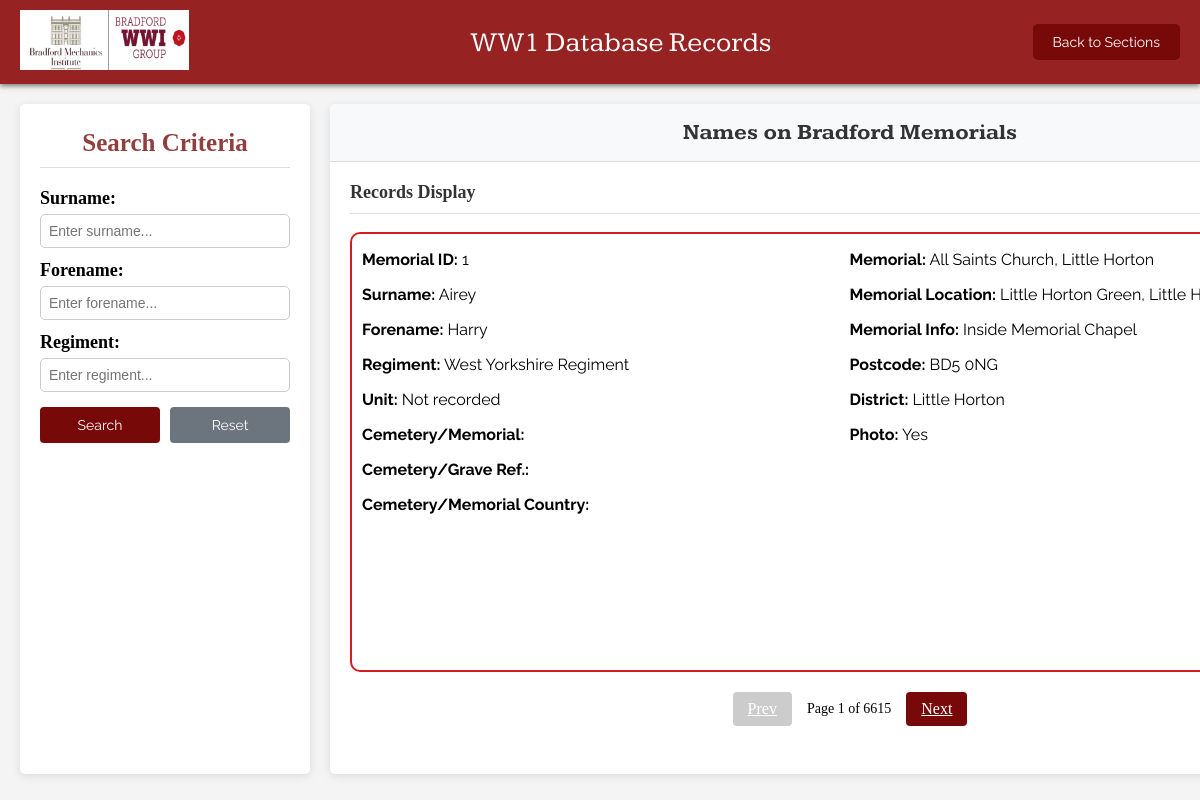
Page /php_html/memorial.php (signed in) on the committed database.
### tables this page shows
CREATE TABLE `memorials` (
  `MemorialID` int(11) NOT NULL,
  `Surname` varchar(35) NOT NULL,
  `Forename` varchar(35) NOT NULL,
  `Regiment` varchar(255) NOT NULL,
  `Unit` varchar(255) NOT NULL,
  `Cemetery/Memorial` varchar(255) NOT NULL,
  `Cemetery/Grave Ref.` varchar(255) NOT NULL,
  `Cemetery / Memorial Country` varchar(255) NOT NULL,
  `Memorial` varchar(255) NOT NULL,
  `Memorial Location` varchar(255) NOT NULL,
  `Memorial Info` varchar(255) NOT NULL,
  `Memorial Postcode` varchar(255) NOT NULL,
  `District` varchar(255) NOT NULL,
  `Photo available` varchar(10) NOT NULL
);

### php_html/memorial.php (the view, shortened to what this page needs)
<?php
require 'db_connect.php';
$surname = $_GET['surname'] ?? '';
$forename = $_GET['forename'] ?? '';
$regiment = $_GET['regiment'] ?? '';
$page = $_GET['page'] ?? 1;
$offset = ($page - 1);
$query = "SELECT * FROM memorials WHERE 1=1";
$params = [];
$query .= " LIMIT 1 OFFSET ?";
$params[] = $offset;
$stmt = $mysqli->prepare($query);
$stmt->bind_param(str_repeat('s', count($params)), ...$params);
$stmt->execute();
$results = $stmt->get_result()->fetch_all(MYSQLI_ASSOC);
$total_query = "SELECT COUNT(*) AS total FROM memorials WHERE 1=1";
$total_stmt = $mysqli->prepare($total_query);
$total_stmt->execute();
$total_pages = $total_stmt->get_result()->fetch_row()[0];
?>
<!DOCTYPE html>
<html lang="en">
<head>
    <link rel="stylesheet" href="../css/database.css">
</head>
<body>
    <div class="navbar">
        <div class="logo">
            <img src="../rsc/GroupLogo.png" alt="WW1 Group">
        </div>
        <div class="title">
            WW1 Database Records
        </div>
        <div class="navbuttons">
            <button type="button" onclick="location.href='userSection.php   '">Back to Sections</button>
        </div>
    </div>
    <div class="container">
        <div class="search-panel">
            <h3>Search Criteria</h3>
            <form id="searchForm" method="get">
                <div class="form-group">
                    <label for="surname">Surname:</label>
                    <input type="text" id="surname" name="surname" placeholder="Enter surname..." value="<?php echo htmlspecialchars($surname); ?>">
                </div>
                <div class="form-group">
                    <label for="forename">Forename:</label>
                    <input type="text" id="forename" name="forename" placeholder="Enter forename..." value="<?php echo htmlspecialchars($forename); ?>">
                </div>
                <div class="form-group">
                    <label for="regiment">Regiment:</label>
                    <input type="text" id="regiment" name="regiment" placeholder="Enter regiment..." value="<?php echo htmlspecialchars($regiment); ?>">
                </div>
                <div class="form-buttons">
                    <button type="button" id="searchButton">Search</button>
                    <button type="button" id="resetButton" onclick="window.location.href = 'memorial.php';">Reset</button>
                </div>
            </form>
        </div>
        <div class="content-panel">
            <div class="database-title">
                <h2>Names on Bradford Memorials</h2>
            </div>
            <div class="records-container">
                <h3 id="resultsHeading">Records Display</h3>
                <div class="display">
                    <?php
                    if (empty($results)) {
                        echo "<p>No records found.</p>";
                    } else {
                        foreach ($results as $row) {
                            echo "<div class='record'>";
                            echo "<div class='col1'>";
                            echo "<p><strong>Memorial ID:</strong> " . htmlspecialchars($row['MemorialID']) . "</p>";
                            echo "<p><strong>Surname:</strong> " . htmlspecialchars($row['Surname']) . "</p>";
                            echo "<p><strong>Forename:</strong> " . htmlspecialchars($row['Forename']) . "</p>";
                            echo "<p><strong>Regiment:</strong> " . htmlspecialchars($row['Regiment']) . "</p>";
                            echo "<p><strong>Unit:</strong> " . htmlspecialchars($row['Unit']) . "</p>";
                            echo "<p><strong>Cemetery/Memorial:</strong> " . htmlspecialchars($row['Cemetery/Memorial']) . "</p>";
                            echo "<p><strong>Cemetery/Grave Ref.:</strong> " . htmlspecialchars($row['Cemetery/Grave Ref.']) . "</p>";
                            echo "<p><strong>Cemetery/Memorial Country:</strong> " . htmlspecialchars($row['Cemetery / Memorial Country']) . "</p>";
                            echo "</div>";
                            echo "<div class='col2'>";
                            echo "<p><strong>Memorial:</strong> " . htmlspecialchars($row['Memorial']) . "</p>";
                            echo "<p><strong>Memorial Location:</strong> " . htmlspecialchars($row['Memorial Location']) . "</p>";
                            echo "<p><strong>Memorial Info:</strong> " . htmlspecialchars($row['Memorial Info']) . "</p>";
                            echo "<p><strong>Postcode:</strong> " . htmlspecialchars($row['Memorial Postcode']) . "</p>";
                            echo "<p><strong>District:</strong> " . htmlspecialchars($row['District']) . "</p>";
                            echo "<p><strong>Photo:</strong> " . ($row['Photo available'] ? 'Yes' : 'No') . "</p>";
                            echo "</div>";
                            echo "</div>";
                        }
                    }
                    ?>
                </div>
                <div class="pagination">
                    <a href="?surname=<?php echo urlencode($surname); ?>&forename=<?php echo urlencode($forename); ?>&regiment=<?php echo urlencode($regiment); ?>&page=<?php echo $page - 1; ?>"
                        class="<?php echo ($page <= 1) ? 'disabled' : ''; ?>">
                        Prev
                    </a>
                    <span id="pageInfo">Page <?php echo $page; ?> of <?php echo $total_pages; ?></span>
                    <a href="?surname=<?php echo urlencode($surname); ?>&forename=<?php echo urlencode($forename); ?>&regiment=<?php echo urlencode($regiment); ?>&page=<?php echo $page + 1; ?>"
                    class="<?php echo ($page >= $total_pages) ? 'disabled' : ''; ?>">
                        Next
                    </a>
                </div>
            </div>
        </div>
    </div>
</body>
</html>

### css/database.css (style rules this page uses)
html, body { margin: 0; padding: 0; font-family: Arial, sans-serif; background-color: #f4f4f4; min-height: 100vh; display: flex; flex-direction: column; overflow: hidden; font-family: 'Winsel'; }
.navbar { display: flex; justify-content: space-between; align-items: center; width: 100%; background-color: #962222; padding: 10px 20px; box-sizing: border-box; box-shadow: 0 2px 5px rgba(0, 0, 0, 0.5); }
.navbar .logo img { height: 60px; }
.navbar .title { color: white; font-size: 28px; margin-left: 20px; }
.navbar .navbuttons { display: flex; gap: 10px; }
.navbar .navbuttons button { padding: 10px 20px; background-color: #780909; color: white; border: none; cursor: pointer; border-radius: 5px; font-size: 14px; font-family: 'Raleway'; }
.title { font-family: 'Kameron'; }
.container { display: flex; flex: 1; padding: 20px; gap: 20px; max-width: 1400px; margin: 0 auto; box-sizing: border-box; }
.search-panel { flex: 0 0 250px; background-color: white; border-radius: 5px; padding: 20px; box-shadow: 0 2px 10px rgba(0, 0, 0, 0.1); display: flex; flex-direction: column; gap: 15px; height: 630px; width: 290px; }
.search-panel h3 { margin: 5px 0; color: #923e3e; font-size: 25px; text-align: center; border-bottom: 1px solid #ddd; padding-bottom: 10px; }
.form-group { margin-bottom: 12px; }
.form-group label { display: block; margin-bottom: 5px; font-weight: bold; font-size: 18px; }
.form-group input { width: 100%; padding: 8px; border: 1px solid #ccc; border-radius: 5px; box-sizing: border-box; font-size: 14px; }
.form-buttons { display: flex; gap: 10px; margin-top: 15px; }
.form-buttons button { flex: 1; padding: 10px; border: none; border-radius: 4px; cursor: pointer; font-size: 14px; font-family: 'Raleway'; }
#searchButton { background-color: #780909; color: white; }
#resetButton { background-color: #6c757d; color: white; }
.content-panel { flex: 1; background-color: white; border-radius: 5px; box-shadow: 0 2px 10px rgba(0, 0, 0, 0.1); display: flex; flex-direction: column; width: 1000px; height: 670px; }
.database-title { background-color: #f8f9fa; padding: 15px 20px; border-bottom: 1px solid #ddd; border-top-left-radius: 5px; border-top-right-radius: 5px; font-family: 'Kameron'; }
.database-title h2 { margin: 0; color: #333; font-size: 22px; text-align: center; }
.records-container { flex: 1; padding: 20px; overflow-y: auto; }
.records-container h3 { margin-top: 0; color: #333; font-size: 18px; border-bottom: 1px solid #ddd; padding-bottom: 10px; }
.record { display: flex; gap: 5px; }
.col1, .col2 { flex: 1; }
.display { height: 436px; width: 970px; background-color: #ffffff; padding: 0px 10px; border-style: solid; border-width: 2px; border-color: #d41d1d; border-radius: 10px; font-family: 'Raleway'; }
.pagination { display: flex; justify-content: center; align-items: center; margin-top: 20px; gap: 15px; }
.pagination a { padding: 8px 15px; background-color: #780909; color: white; border: none; border-radius: 4px; cursor: pointer; }
.pagination a.disabled { background-color: #ccc; cursor: not-allowed; pointer-events: none; }
#pageInfo { font-size: 14px; }

### rows in the picture
memorials: MemorialID "1", Surname "Airey", Forename "Harry", Regiment "West Yorkshire Regiment", Unit "Not recorded", Memorial "All Saints Church, Little Horton", Memorial Location "Little Horton Green, Little…", Memorial Info "Inside Memorial Chapel", Memorial Postcode "BD5 0NG", District "Little Horton", Photo available "Yes"

### other values in the picture
$page "1"
$total_pages "6615"
